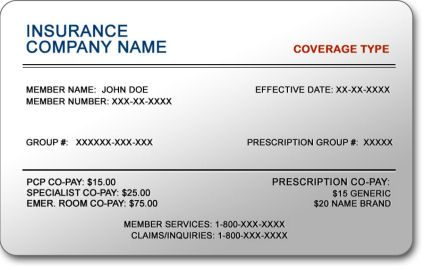
#> input picture ocr-py/data/2.jpg, 425 x 266 px
$ python 01.ocr_image_manipulations.py
#> lines starting #> are read from the running program, lines starting #| are printed output that depends on the picture
### ocr-py/helper_functions.py
from matplotlib import pyplot as plt
import cv2
from numpy import uint8


def display(im_path):
    dpi = 80
    im_data = plt.imread(im_path)

    height, width  = im_data.shape[:2]

    # What size does the figure need to be in inches to fit the image?
    figsize = width / float(dpi), height / float(dpi)

    # Create a figure of the right size with one axes that takes up the full figure
    fig = plt.figure(figsize=figsize)
    ax = fig.add_axes([0, 0, 1, 1])

    # Hide spines, ticks, etc.
    ax.axis('off')

    # Display the image.
    ax.imshow(im_data, cmap='gray')

    plt.show()

def grayscale(image):
    return cv2.cvtColor(image, cv2.COLOR_RGB2GRAY)

# [70 lines left out: functions noise_removal, thin_font, thick_font, getSkewAngle, rotateImage, not called in this run]


def deskew(cvImage):
    angle = getSkewAngle(cvImage)
    return rotateImage(cvImage, -1.0 * angle)


# [7 lines left out: function remove_borders, not called in this run]

#make borders, (extends image) with (copyMakeBorder)

### ocr-py/01.ocr_image_manipulations.py
#from PIL import Image #Open, manipulate etc... image
import cv2
from helper_functions import display, grayscale

image_file = "data/2.jpg"
wait_time = 10000

#====00 Opening an Image
#img = cv2.imread(image_file) # rows[columns[r,g,b]]

#==== 01 Invert
"""
image_file_inverted = "data/2_inverted.jpg"
inverted = cv2.bitwise_not(img)
cv2.imwrite(image_file_inverted, inverted)
"""
#cv2.waitKey(wait_time)

#==== 03 Binarization
#==== 03.1 grayscale
image_file_grayscaled = "data/2_grayscaled.jpg"
img = cv2.imread(image_file)
#> img is the input picture: shape (266, 425, 3); mean B, G, R 211.2, 210.9, 210.7
image_grayscaled = grayscale(img)
cv2.imwrite(image_file_grayscaled, image_grayscaled)
#display(image_file_grayscaled)

#==== 03.2 binarization
image_file_bw = "data/2_bw.jpg"

thresh, im_bw = cv2.threshold(image_grayscaled, 127, 255, cv2.THRESH_BINARY)
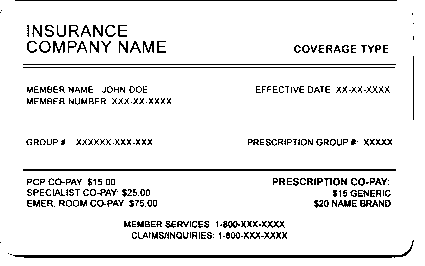
#> im_bw: shape (266, 425); 92.1% white; black in thin lines or dots
cv2.imwrite(image_file_bw, im_bw)

display(image_file_bw)

# need to play with trashholding params eg. 100, 250
"""
for tr in range(100, 250):
    for mx in range(100, 250):
        img_file_tmp = "data/semples/transholdtest_"+ str(tr)  + "_" + str(mx) + ".jpg"
        thresh, im_bw = cv2.threshold(image_grayscaled, tr, mx, cv2.THRESH_BINARY)
        print(img_file_tmp)
        cv2.imwrite(img_file_tmp, im_bw)
"""
#display(image_file_bw)

#==== 04 noze removal

import numpy as np
kernel = np.ones((2, 2), np.uint8)
print(kernel)

$ run again, with ocr-py/data/2_contuers.jpg copied over ocr-py/data/2.jpg
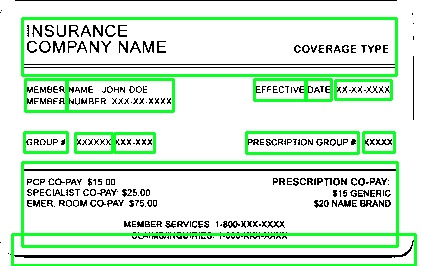
#> input picture ocr-py/data/2_contuers.jpg, 425 x 266 px
#> img is the input picture: shape (266, 425, 3); mean B, G, R 212, 232.8, 209.4
#> in grayscale, `return cv2.cvtColor(image, cv2.COLOR_RGB2GRAY)`:
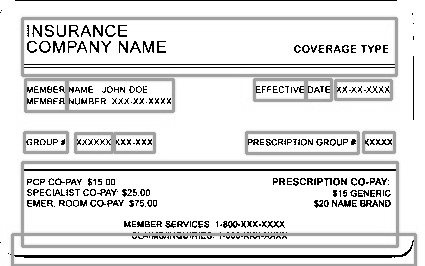
#> returned value: shape (266, 425); min 0, max 255, mean 223.9
#> im_bw: shape (266, 425); 92.3% white; black in thin lines or dots
